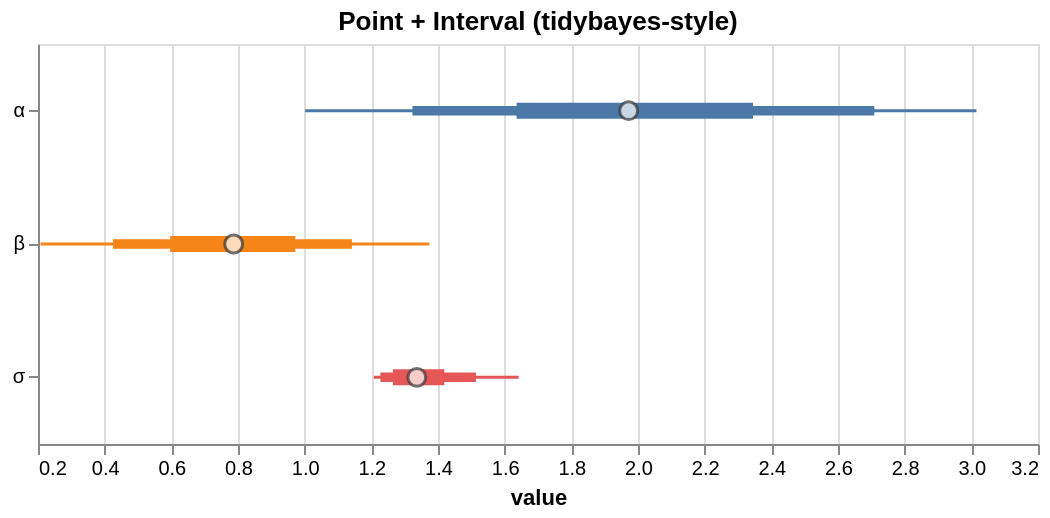

Describe this chart as a Vega-Lite specification.
### Vega-Lite specification from a JSON file in a GitHub repository (floating-point values rounded to 4 significant figures)
{"$schema": "https://vega.github.io/schema/vega-lite/v5.json", "config": {"axis": {"labelLimit": 0}, "header": {"labelLimit": 0}, "legend": {"labelLimit": 0}}, "data": {"values": [{"__point__": 1.336, "hi_0_5_": 1.419, "hi_0_8_": 1.514, "hi_0_95_": 1.642, "lo_0_5_": 1.265, "lo_0_8_": 1.227, "lo_0_95_": 1.207, "parameter": "σ"}, {"__point__": 1.972, "hi_0_5_": 2.345, "hi_0_8_": 2.709, "hi_0_95_": 3.015, "lo_0_5_": 1.636, "lo_0_8_": 1.323, "lo_0_95_": 1.002, "parameter": "α"}, {"__point__": 0.787, "hi_0_5_": 0.9719, "hi_0_8_": 1.142, "hi_0_95_": 1.374, "lo_0_5_": 0.5964, "lo_0_8_": 0.4251, "lo_0_95_": 0.2074, "parameter": "β"}]}, "height": 200, "layer": [{"encoding": {"color": {"field": "parameter", "legend": null, "type": "nominal"}, "tooltip": [{"field": "__point__", "title": "value (estimate)", "type": "quantitative"}, {"field": "parameter", "type": "nominal"}, {"field": "lo_0_95_", "title": "95% lo", "type": "quantitative"}, {"field": "hi_0_95_", "title": "95% hi", "type": "quantitative"}], "x": {"field": "lo_0_95_", "scale": {"zero": false}, "title": "value", "type": "quantitative"}, "x2": {"field": "hi_0_95_"}, "y": {"axis": {"title": null}, "field": "parameter", "type": "nominal"}}, "mark": {"strokeWidth": 1.5, "type": "rule"}, "params": [{"bind": "scales", "name": "grid", "select": {"encodings": ["x"], "type": "interval"}}]}, {"encoding": {"color": {"field": "parameter", "legend": null, "type": "nominal"}, "tooltip": [{"field": "__point__", "title": "value (estimate)", "type": "quantitative"}, {"field": "parameter", "type": "nominal"}, {"field": "lo_0_95_", "title": "95% lo", "type": "quantitative"}, {"field": "hi_0_95_", "title": "95% hi", "type": "quantitative"}], "x": {"field": "lo_0_8_", "scale": {"zero": false}, "title": "value", "type": "quantitative"}, "x2": {"field": "hi_0_8_"}, "y": {"axis": {"title": null}, "field": "parameter", "type": "nominal"}}, "mark": {"strokeWidth": 4.75, "type": "rule"}}, {"encoding": {"color": {"field": "parameter", "legend": null, "type": "nominal"}, "tooltip": [{"field": "__point__", "title": "value (estimate)", "type": "quantitative"}, {"field": "parameter", "type": "nominal"}, {"field": "lo_0_95_", "title": "95% lo", "type": "quantitative"}, {"field": "hi_0_95_", "title": "95% hi", "type": "quantitative"}], "x": {"field": "lo_0_5_", "scale": {"zero": false}, "title": "value", "type": "quantitative"}, "x2": {"field": "hi_0_5_"}, "y": {"axis": {"title": null}, "field": "parameter", "type": "nominal"}}, "mark": {"strokeWidth": 8.0, "type": "rule"}}, {"encoding": {"tooltip": [{"field": "__point__", "title": "value (estimate)", "type": "quantitative"}, {"field": "parameter", "type": "nominal"}, {"field": "lo_0_95_", "title": "95% lo", "type": "quantitative"}, {"field": "hi_0_95_", "title": "95% hi", "type": "quantitative"}], "x": {"field": "__point__", "scale": {"zero": false}, "type": "quantitative"}, "y": {"field": "parameter", "type": "nominal"}}, "mark": {"color": "white", "filled": true, "size": 80, "stroke": "#333", "strokeWidth": 1.5, "type": "point"}}], "title": "Point + Interval (tidybayes-style)", "width": 500}
